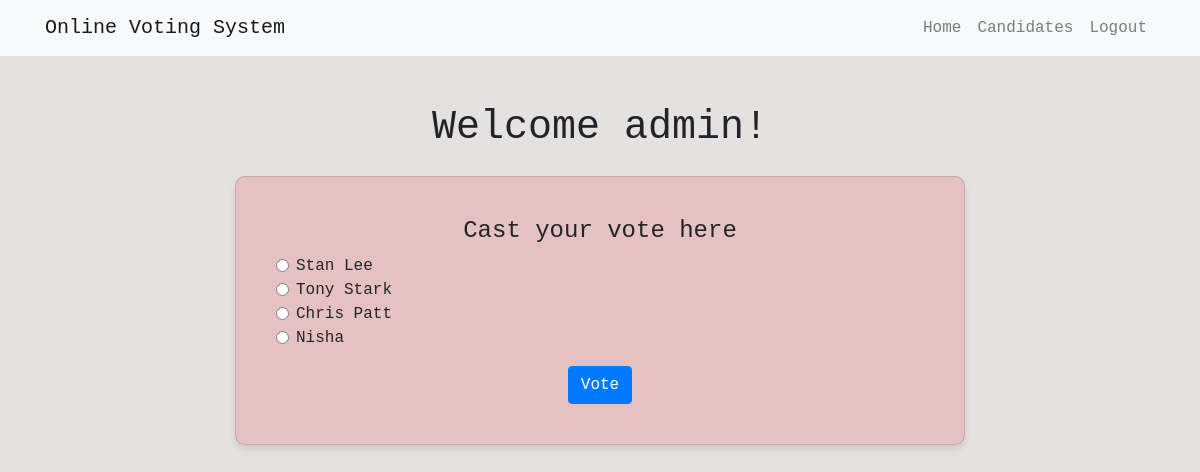
The app's page /accounts/vote/ (signed in), older data.
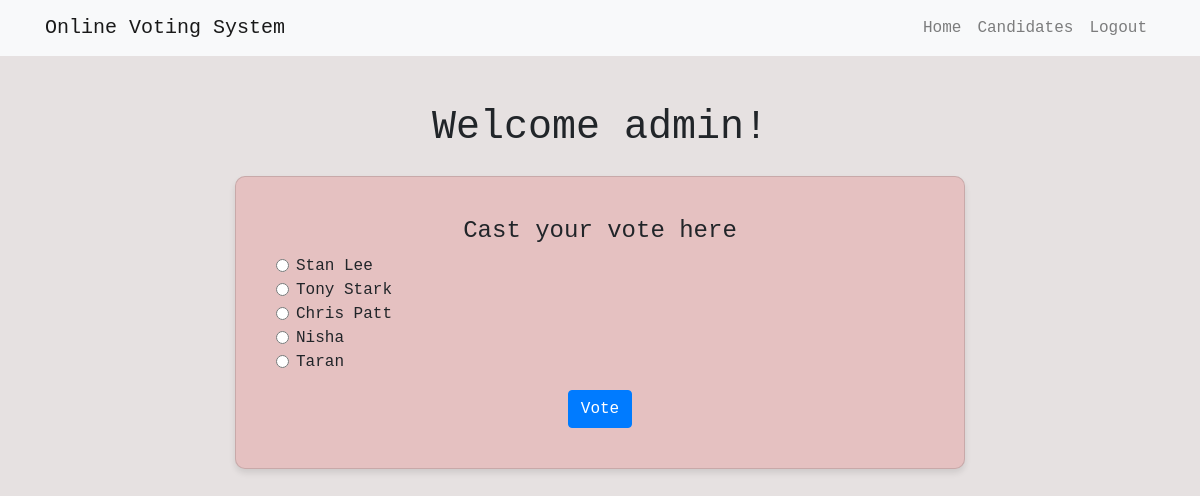
The same page, newer data.
### accounts/models.py (models this page shows)
class Candidate(models.Model):
    name = models.CharField(max_length=100)
    def __str__(self):
        return self.name

### accounts/views.py (the view)
# urls.py: path('vote/', views.vote, name='vote'),
@login_required
def vote(request):
    try:
        current_settings = VotingSettings.objects.get(pk=1)
    except VotingSettings.DoesNotExist:
        return render(request, 'accounts/voting_not_allowed.html')  # Handle the case where voting settings are not available
    start_date = current_settings.start_date
    end_date = current_settings.end_date
    current_datetime = datetime.datetime.now()
    if not (start_date <= current_datetime.date() <= end_date):
        return render(request, 'accounts/voting_not_allowed.html')  # Render a template indicating that voting is not allowed
    if request.method == 'POST':
        form = VoteForm(request.POST)
        if form.is_valid():
            date_of_birth = request.user.dob  # Assuming user profile has date_of_birth field
            today = date.today()
            age = today.year - date_of_birth.year - ((today.month, today.day) < (date_of_birth.month, date_of_birth.day))
            if age < 18:
                messages.error(request, "Voting is allowed only for users 18 years or older.")
                return redirect('vote')  # Redirect back to vote page with error message
            if not form.cleaned_data['candidate']:
                messages.error(request, "Please select a candidate to vote.")
                return redirect('vote')  # Redirect back to vote page with error message
            form.instance.user = request.user
            form.save()
            return redirect('thank_you')  # Redirect to thank you page
        else:
            messages.error(request, "Please select a candidate to vote.")
            return redirect('vote')
    else:
        form = VoteForm()
    candidates = Candidate.objects.all()
    return render(request, 'accounts/vote.html', {'form': form, 'candidates': candidates})

### accounts/forms.py
class VoteForm(forms.ModelForm):
    class Meta:
        model = Vote
        fields = ['candidate']

### accounts/templates/accounts/vote.html (shortened to what this page needs)
{% load static %}
<!DOCTYPE html>
<html>
<head>
	<link rel="stylesheet" type="text/css" href="{% static 'evoting/css/opensans-font.css' %}">
	<link rel="stylesheet" type="text/css" href="{% static 'evoting/css/bootstrap.css' %}">
	<link rel="stylesheet" type="text/css" href="{% static 'evoting/css/jquery-ui.min.css' %}">
    <link rel="stylesheet" href="{% static 'evoting/css/style.css'%}"/>
</head>
<body>
    <nav class="navbar navbar-expand-lg navbar-light bg-light">
        <div class="container">
            <a class="navbar-brand" href="{% url 'profile' %}">Online Voting System</a>
            <div class="collapse navbar-collapse" id="navbarNav">
                <ul class="navbar-nav ml-auto">
                    <li class="nav-item">
                        <a class="nav-link" href="{% url 'profile' %}">Home</a>
                    </li>
                    {% if user.role == 'admin' %}
                        <li class="nav-item">
                            <a class="nav-link" href="{% url 'admin_dashboard' %}">Candidates</a>
                        </li>
                    {% endif %}
                    <li class="nav-item">
                        <a class="nav-link" href="{% url 'logout' %}">Logout</a>
                    </li>
                </ul>
            </div>
        </div>
    </nav>
    <div class="container mt-5">
		<div class="row">
			<div class="col-md-12">
			<h1 class="card-title text-center mb-4">Welcome {{ user.username }}!</h1>
			</div>
        </div>
<form method="post">
    <div class="row justify-content-center">
        <div class="col-md-8">
            <div class="card custom-card">
                <div class="card-body">
                    <div class="row">
                        <div class="col-md-12 text-center">
                            <h4>Cast your vote here</h4>
                        </div>
                    </div>
                    <form method="post">
                        {% for field in form %}
                                <div class="mb-3 ">
                                    {% for choice_value, choice_label in field.field.choices %}
                                        <div class="form-check">
                                            <input class="form-check-input" type="radio" name="{{ field.name }}" id="{{ field.id_for_label }}_{{ choice_value }}" value="{{ choice_value }}">
                                            <label class="form-check-label can_name" for="{{ field.id_for_label }}_{{ choice_value }}">
                                                {{ choice_label }}
                                            </label>
                                        </div>
                                    {% endfor %}
                                </div>
                        {% endfor %}
                        <div class=" text-center">
                            <button type="submit" class="btn btn-primary">Vote</button>
                        </div>
                    </div>
        </div>
    </div>
</form>
    </div>
</body>
</html>

Row changes from the older to the newer data that the page shows:
added Candidate: choices "Taran"
Text that changed along with them:
new list line: "☐ Taran"
